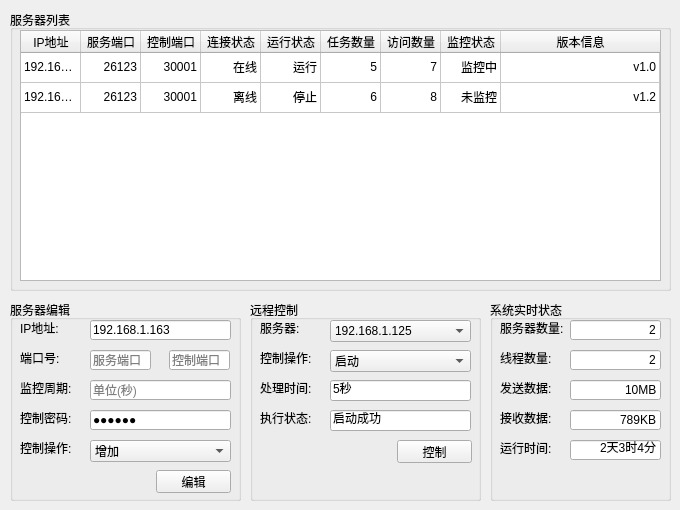
   <widget class="QWidget" name="tab">
    <attribute name="title">
     <string>服务器</string>
    </attribute>
    <widget class="QGroupBox" name="groupBox">
     <property name="geometry">
      <rect>
       <x>10</x>
       <y>10</y>
       <width>661</width>
       <height>281</height>
      </rect>
     </property>
     <property name="title">
      <string>服务器列表</string>
     </property>
     <widget class="QTableWidget" name="tableWidget">
      <property name="geometry">
       <rect>
        <x>10</x>
        <y>20</y>
        <width>641</width>
        <height>251</height>
       </rect>
      </property>
      <property name="autoFillBackground">
       <bool>false</bool>
      </property>
      <property name="lineWidth">
       <number>1</number>
      </property>
      <property name="editTriggers">
       <set>QAbstractItemView::NoEditTriggers</set>
      </property>
      <property name="dragEnabled">
       <bool>false</bool>
      </property>
      <property name="selectionMode">
       <enum>QAbstractItemView::ExtendedSelection</enum>
      </property>
      <property name="selectionBehavior">
       <enum>QAbstractItemView::SelectRows</enum>
      </property>
      <property name="textElideMode">
       <enum>Qt::ElideRight</enum>
      </property>
      <property name="showGrid">
       <bool>true</bool>
      </property>
      <property name="gridStyle">
       <enum>Qt::SolidLine</enum>
      </property>
      <property name="sortingEnabled">
       <bool>true</bool>
      </property>
      <attribute name="horizontalHeaderCascadingSectionResizes">
       <bool>false</bool>
      </attribute>
      <attribute name="horizontalHeaderDefaultSectionSize">
       <number>60</number>
      </attribute>
      <attribute name="horizontalHeaderHighlightSections">
       <bool>true</bool>
      </attribute>
      <attribute name="horizontalHeaderMinimumSectionSize">
       <number>21</number>
      </attribute>
      <attribute name="horizontalHeaderShowSortIndicator" stdset="0">
       <bool>true</bool>
      </attribute>
      <attribute name="horizontalHeaderStretchLastSection">
       <bool>true</bool>
      </attribute>
      <attribute name="verticalHeaderVisible">
       <bool>false</bool>
      </attribute>
      <attribute name="verticalHeaderDefaultSectionSize">
       <number>30</number>
      </attribute>
      <attribute name="verticalHeaderMinimumSectionSize">
       <number>21</number>
      </attribute>
      <attribute name="verticalHeaderStretchLastSection">
       <bool>false</bool>
      </attribute>
      <row>
       <property name="text">
        <string>1</string>
       </property>
      </row>
      <row>
       <property name="text">
        <string>2</string>
       </property>
      </row>
      <column>
       <property name="text">
        <string>IP地址</string>
       </property>
      </column>
      <column>
       <property name="text">
        <string>服务端口</string>
       </property>
      </column>
      <column>
       <property name="text">
        <string>控制端口</string>
       </property>
      </column>
      <column>
       <property name="text">
        <string>连接状态</string>
       </property>
      </column>
      <column>
       <property name="text">
        <string>运行状态</string>
       </property>
      </column>
      <column>
       <property name="text">
        <string>任务数量</string>
       </property>
      </column>
      <column>
       <property name="text">
        <string>访问数量</string>
       </property>
      </column>
      <column>
       <property name="text">
        <string>监控状态</string>
       </property>
      </column>
      <column>
       <property name="text">
        <string>版本信息</string>
       </property>
      </column>
      <item row="0" column="0">
       <property name="text">
        <string>192.168.1.125</string>
       </property>
      </item>
      <item row="0" column="1">
       <property name="text">
        <string>26123</string>
       </property>
       <property name="textAlignment">
        <set>AlignRight|AlignVCenter</set>
       </property>
      </item>
      <item row="0" column="2">
       <property name="text">
        <string>30001</string>
       </property>
       <property name="textAlignment">
        <set>AlignRight|AlignVCenter</set>
       </property>
      </item>
      <item row="0" column="3">
       <property name="text">
        <string>在线</string>
       </property>
       <property name="textAlignment">
        <set>AlignRight|AlignVCenter</set>
       </property>
      </item>
      <item row="0" column="4">
       <property name="text">
        <string>运行</string>
       </property>
       <property name="textAlignment">
        <set>AlignRight|AlignVCenter</set>
       </property>
      </item>
      <item row="0" column="5">
       <property name="text">
        <string>5</string>
       </property>
       <property name="textAlignment">
        <set>AlignRight|AlignVCenter</set>
       </property>
      </item>
      <item row="0" column="6">
       <property name="text">
        <string>7</string>
       </property>
       <property name="textAlignment">
        <set>AlignRight|AlignVCenter</set>
       </property>
      </item>
      <item row="0" column="7">
       <property name="text">
        <string>监控中</string>
       </property>
       <property name="textAlignment">
        <set>AlignRight|AlignVCenter</set>
       </property>
      </item>
      <item row="0" column="8">
       <property name="text">
        <string>v1.0</string>
       </property>
       <property name="textAlignment">
        <set>AlignRight|AlignVCenter</set>
       </property>
      </item>
      <item row="1" column="0">
       <property name="text">
        <string>192.168.1.126</string>
       </property>
      </item>
      <item row="1" column="1">
       <property name="text">
        <string>26123</string>
       </property>
       <property name="textAlignment">
        <set>AlignRight|AlignVCenter</set>
       </property>
      </item>
      <item row="1" column="2">
       <property name="text">
        <string>30001</string>
       </property>
       <property name="textAlignment">
        <set>AlignRight|AlignVCenter</set>
       </property>
      </item>
      <item row="1" column="3">
       <property name="text">
        <string>离线</string>
       </property>
       <property name="textAlignment">
        <set>AlignRight|AlignVCenter</set>
       </property>
      </item>
      <item row="1" column="4">
       <property name="text">
        <string>停止</string>
       </property>
       <property name="textAlignment">
        <set>AlignRight|AlignVCenter</set>
       </property>
      </item>
      <item row="1" column="5">
       <property name="text">
        <string>6</string>
       </property>
       <property name="textAlignment">
        <set>AlignRight|AlignVCenter</set>
       </property>
      </item>
      <item row="1" column="6">
       <property name="text">
        <string>8</string>
       </property>
       <property name="textAlignment">
        <set>AlignRight|AlignVCenter</set>
       </property>
      </item>
      <item row="1" column="7">
       <property name="text">
        <string>未监控</string>
       </property>
       <property name="textAlignment">
        <set>AlignRight|AlignVCenter</set>
       </property>
      </item>
      <item row="1" column="8">
       <property name="text">
        <string>v1.2</string>
       </property>
       <property name="textAlignment">
        <set>AlignRight|AlignVCenter</set>
       </property>
      </item>
     </widget>
    </widget>
    <widget class="QGroupBox" name="groupBox_2">
     <property name="geometry">
      <rect>
       <x>10</x>
       <y>300</y>
       <width>231</width>
       <height>201</height>
      </rect>
     </property>
     <property name="title">
      <string>服务器编辑</string>
     </property>
     <widget class="QLabel" name="label">
      <property name="geometry">
       <rect>
        <x>10</x>
        <y>20</y>
        <width>61</width>
        <height>16</height>
       </rect>
      </property>
      <property name="text">
       <string>IP地址:</string>
      </property>
     </widget>
     <widget class="QLabel" name="label_2">
      <property name="geometry">
       <rect>
        <x>10</x>
        <y>50</y>
        <width>61</width>
        <height>16</height>
       </rect>
      </property>
      <property name="text">
       <string>端口号:</string>
      </property>
     </widget>
     <widget class="QLineEdit" name="lineEdit">
      <property name="geometry">
       <rect>
        <x>80</x>
        <y>20</y>
        <width>141</width>
        <height>20</height>
       </rect>
      </property>
      <property name="text">
       <string>192.168.1.163</string>
      </property>
     </widget>
     <widget class="QLineEdit" name="lineEdit_2">
      <property name="geometry">
       <rect>
        <x>80</x>
        <y>50</y>
        <width>61</width>
        <height>20</height>
       </rect>
      </property>
      <property name="text">
       <string/>
      </property>
      <property name="placeholderText">
       <string>服务端口</string>
      </property>
     </widget>
     <widget class="QLineEdit" name="lineEdit_3">
      <property name="geometry">
       <rect>
        <x>159</x>
        <y>50</y>
        <width>61</width>
        <height>20</height>
       </rect>
      </property>
      <property name="text">
       <string/>
      </property>
      <property name="placeholderText">
       <string>控制端口</string>
      </property>
     </widget>
     <widget class="QComboBox" name="comboBox_3">
      <property name="geometry">
       <rect>
        <x>80</x>
        <y>140</y>
        <width>141</width>
        <height>22</height>
       </rect>
      </property>
      <item>
       <property name="text">
        <string>增加</string>
       </property>
      </item>
      <item>
       <property name="text">
        <string>修改</string>
       </property>
      </item>
      <item>
       <property name="text">
        <string>删除</string>
       </property>
      </item>
      <item>
       <property name="text">
        <string>监控</string>
       </property>
      </item>
      <item>
       <property name="text">
        <string>取消监控</string>
       </property>
      </item>
      <item>
       <property name="text">
        <string>全部监控</string>
       </property>
      </item>
      <item>
       <property name="text">
        <string>全部取消监控</string>
       </property>
      </item>
      <item>
       <property name="text">
        <string>清空列表</string>
       </property>
      </item>
     </widget>
     <widget class="QLabel" name="label_7">
      <property name="geometry">
       <rect>
        <x>10</x>
        <y>140</y>
        <width>61</width>
        <height>16</height>
       </rect>
      </property>
      <property name="text">
       <string>控制操作:</string>
      </property>
     </widget>
     <widget class="QPushButton" name="pushButton">
      <property name="geometry">
       <rect>
        <x>146</x>
        <y>170</y>
        <width>75</width>
        <height>23</height>
       </rect>
      </property>
      <property name="text">
       <string>编辑</string>
      </property>
     </widget>
     <widget class="QLineEdit" name="lineEdit_5">
      <property name="geometry">
       <rect>
        <x>80</x>
        <y>110</y>
        <width>141</width>
        <height>20</height>
       </rect>
      </property>
      <property name="text">
       <string>123456</string>
      </property>
      <property name="echoMode">
       <enum>QLineEdit::Password</enum>
      </property>
     </widget>
     <widget class="QLabel" name="label_8">
      <property name="geometry">
       <rect>
        <x>10</x>
        <y>110</y>
        <width>61</width>
        <height>16</height>
       </rect>
      </property>
      <property name="text">
       <string>控制密码:</string>
      </property>
     </widget>
     <widget class="QLineEdit" name="lineEdit_18">
      <property name="geometry">
       <rect>
        <x>80</x>
        <y>80</y>
        <width>141</width>
        <height>20</height>
       </rect>
      </property>
      <property name="text">
       <string/>
      </property>
      <property name="echoMode">
       <enum>QLineEdit::Normal</enum>
      </property>
      <property name="placeholderText">
       <string>单位(秒)</string>
      </property>
     </widget>
     <widget class="QLabel" name="label_26">
      <property name="geometry">
       <rect>
        <x>10</x>
        <y>80</y>
        <width>61</width>
        <height>16</height>
       </rect>
      </property>
      <property name="text">
       <string>监控周期:</string>
      </property>
     </widget>
    </widget>
    <widget class="QGroupBox" name="groupBox_3">
     <property name="geometry">
      <rect>
       <x>250</x>
       <y>300</y>
       <width>231</width>
       <height>201</height>
      </rect>
     </property>
     <property name="title">
      <string>远程控制</string>
     </property>
     <widget class="QLabel" name="label_3">
      <property name="geometry">
       <rect>
        <x>10</x>
        <y>20</y>
        <width>61</width>
        <height>16</height>
       </rect>
      </property>
      <property name="text">
       <string>服务器:</string>
      </property>
     </widget>
     <widget class="QLabel" name="label_4">
      <property name="geometry">
       <rect>
        <x>10</x>
        <y>50</y>
        <width>61</width>
        <height>16</height>
       </rect>
      </property>
      <property name="text">
       <string>控制操作:</string>
      </property>
     </widget>
     <widget class="QComboBox" name="comboBox">
      <property name="geometry">
       <rect>
        <x>80</x>
        <y>50</y>
        <width>141</width>
        <height>22</height>
       </rect>
      </property>
      <item>
       <property name="text">
        <string>启动</string>
       </property>
      </item>
      <item>
       <property name="text">
        <string>关闭</string>
       </property>
      </item>
     </widget>
     <widget class="QLabel" name="label_5">
      <property name="geometry">
       <rect>
        <x>10</x>
        <y>80</y>
        <width>61</width>
        <height>16</height>
       </rect>
      </property>
      <property name="text">
       <string>处理时间:</string>
      </property>
     </widget>
     <widget class="QLineEdit" name="lineEdit_4">
      <property name="geometry">
       <rect>
        <x>80</x>
        <y>80</y>
        <width>141</width>
        <height>21</height>
       </rect>
      </property>
      <property name="styleSheet">
       <string notr="true"/>
      </property>
      <property name="text">
       <string>5秒</string>
      </property>
      <property name="frame">
       <bool>true</bool>
      </property>
      <property name="alignment">
       <set>Qt::AlignLeading|Qt::AlignLeft|Qt::AlignVCenter</set>
      </property>
      <property name="dragEnabled">
       <bool>false</bool>
      </property>
      <property name="readOnly">
       <bool>true</bool>
      </property>
     </widget>
     <widget class="QPushButton" name="pushButton_2">
      <property name="geometry">
       <rect>
        <x>147</x>
        <y>140</y>
        <width>75</width>
        <height>23</height>
       </rect>
      </property>
      <property name="text">
       <string>控制</string>
      </property>
     </widget>
     <widget class="QComboBox" name="comboBox_2">
      <property name="geometry">
       <rect>
        <x>80</x>
        <y>20</y>
        <width>141</width>
        <height>22</height>
       </rect>
      </property>
      <item>
       <property name="text">
        <string>192.168.1.125</string>
       </property>
      </item>
      <item>
       <property name="text">
        <string>192.168.1.126</string>
       </property>
      </item>
     </widget>
     <widget class="QLabel" name="label_9">
      <property name="geometry">
       <rect>
        <x>10</x>
        <y>110</y>
        <width>61</width>
        <height>16</height>
       </rect>
      </property>
      <property name="text">
       <string>执行状态:</string>
      </property>
     </widget>
     <widget class="QLineEdit" name="lineEdit_6">
      <property name="geometry">
       <rect>
        <x>80</x>
        <y>110</y>
        <width>141</width>
        <height>21</height>
       </rect>
      </property>
      <property name="text">
       <string>启动成功</string>
      </property>
      <property name="alignment">
       <set>Qt::AlignLeading|Qt::AlignLeft|Qt::AlignVCenter</set>
      </property>
      <property name="readOnly">
       <bool>true</bool>
      </property>
     </widget>
    </widget>
    <widget class="QGroupBox" name="groupBox_4">
     <property name="geometry">
      <rect>
       <x>490</x>
       <y>300</y>
       <width>181</width>
       <height>201</height>
      </rect>
     </property>
     <property name="title">
      <string>系统实时状态</string>
     </property>
     <widget class="QLabel" name="label_10">
      <property name="geometry">
       <rect>
        <x>10</x>
        <y>80</y>
        <width>61</width>
        <height>16</height>
       </rect>
      </property>
      <property name="text">
       <string>发送数据:</string>
      </property>
     </widget>
     <widget class="QLineEdit" name="lineEdit_7">
      <property name="geometry">
       <rect>
        <x>80</x>
        <y>80</y>
        <width>91</width>
        <height>20</height>
       </rect>
      </property>
      <property name="text">
       <string>10MB</string>
      </property>
      <property name="alignment">
       <set>Qt::AlignRight|Qt::AlignTrailing|Qt::AlignVCenter</set>
      </property>
      <property name="readOnly">
       <bool>true</bool>
      </property>
     </widget>
     <widget class="QLineEdit" name="lineEdit_8">
      <property name="geometry">
       <rect>
        <x>80</x>
        <y>110</y>
        <width>91</width>
        <height>20</height>
       </rect>
      </property>
      <property name="text">
       <string>789KB</string>
      </property>
      <property name="alignment">
       <set>Qt::AlignRight|Qt::AlignTrailing|Qt::AlignVCenter</set>
      </property>
      <property name="readOnly">
       <bool>true</bool>
      </property>
     </widget>
     <widget class="QLabel" name="label_11">
      <property name="geometry">
       <rect>
        <x>10</x>
        <y>110</y>
        <width>61</width>
        <height>16</height>
       </rect>
      </property>
      <property name="text">
       <string>接收数据:</string>
      </property>
     </widget>
     <widget class="QLabel" name="label_12">
      <property name="geometry">
       <rect>
        <x>10</x>
        <y>20</y>
        <width>71</width>
        <height>16</height>
       </rect>
      </property>
      <property name="text">
       <string>服务器数量:</string>
      </property>
     </widget>
     <widget class="QLineEdit" name="lineEdit_9">
      <property name="geometry">
       <rect>
        <x>80</x>
        <y>20</y>
        <width>91</width>
        <height>20</height>
       </rect>
      </property>
      <property name="text">
       <string>2</string>
      </property>
      <property name="alignment">
       <set>Qt::AlignRight|Qt::AlignTrailing|Qt::AlignVCenter</set>
      </property>
      <property name="readOnly">
       <bool>true</bool>
      </property>
     </widget>
     <widget class="QLineEdit" name="lineEdit_10">
      <property name="geometry">
       <rect>
        <x>80</x>
        <y>50</y>
        <width>91</width>
        <height>20</height>
       </rect>
      </property>
      <property name="text">
       <string>2</string>
      </property>
      <property name="alignment">
       <set>Qt::AlignRight|Qt::AlignTrailing|Qt::AlignVCenter</set>
      </property>
      <property name="readOnly">
       <bool>true</bool>
      </property>
     </widget>
     <widget class="QLabel" name="label_13">
      <property name="geometry">
       <rect>
        <x>10</x>
        <y>50</y>
        <width>71</width>
        <height>16</height>
       </rect>
      </property>
      <property name="text">
       <string>线程数量:</string>
      </property>
     </widget>
     <widget class="QLineEdit" name="lineEdit_11">
      <property name="geometry">
       <rect>
        <x>80</x>
        <y>140</y>
        <width>91</width>
        <height>20</height>
       </rect>
      </property>
      <property name="text">
       <string>2天3时4分</string>
      </property>
      <property name="alignment">
       <set>Qt::AlignRight|Qt::AlignTrailing|Qt::AlignVCenter</set>
      </property>
      <property name="readOnly">
       <bool>true</bool>
      </property>
     </widget>
     <widget class="QLabel" name="label_14">
      <property name="geometry">
       <rect>
        <x>10</x>
        <y>140</y>
        <width>61</width>
        <height>16</height>
       </rect>
      </property>
      <property name="text">
       <string>运行时间:</string>
      </property>
     </widget>
    </widget>
   </widget>
